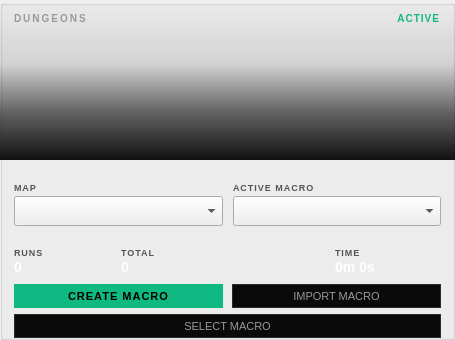
     <widget class="QGroupBox" name="dungeonModeGroup">
      <property name="geometry">
       <rect>
        <x>988</x>
        <y>430</y>
        <width>455</width>
        <height>340</height>
       </rect>
      </property>
      <property name="title">
       <string/>
      </property>
      <widget class="QFrame" name="dungeonImageFrame">
       <property name="geometry">
        <rect>
         <x>0</x>
         <y>0</y>
         <width>455</width>
         <height>160</height>
        </rect>
       </property>
       <property name="styleSheet">
        <string>border: none; background-repeat: no-repeat; background-position: center;</string>
       </property>
      </widget>
      <widget class="QFrame" name="dungeonImageOverlay">
       <property name="geometry">
        <rect>
         <x>0</x>
         <y>0</y>
         <width>455</width>
         <height>160</height>
        </rect>
       </property>
       <property name="styleSheet">
        <string>background: qlineargradient(x1:0, y1:0, x2:0, y2:1, stop:0 rgba(17,17,17,0), stop:0.4 rgba(17,17,17,30), stop:0.7 rgba(17,17,17,160), stop:1 rgba(17,17,17,255)); border: none;</string>
       </property>
      </widget>
      <widget class="QLabel" name="dungeonModeLabel">
       <property name="geometry">
        <rect>
         <x>14</x>
         <y>10</y>
         <width>100</width>
         <height>16</height>
        </rect>
       </property>
       <property name="styleSheet">
        <string>color: #999; font-size: 10px; font-weight: 700; letter-spacing: 2px; background: transparent;</string>
       </property>
       <property name="text">
        <string>DUNGEONS</string>
       </property>
      </widget>
      <widget class="QLabel" name="dungeonActiveLabel">
       <property name="geometry">
        <rect>
         <x>360</x>
         <y>10</y>
         <width>80</width>
         <height>16</height>
        </rect>
       </property>
       <property name="styleSheet">
        <string>color: #10b981; font-size: 10px; font-weight: 700; letter-spacing: 1px; background: transparent;</string>
       </property>
       <property name="text">
        <string>ACTIVE</string>
       </property>
       <property name="alignment">
        <set>Qt::AlignRight|Qt::AlignVCenter</set>
       </property>
      </widget>
      <widget class="QLabel" name="dungeonMapLabel">
       <property name="geometry">
        <rect>
         <x>14</x>
         <y>180</y>
         <width>60</width>
         <height>14</height>
        </rect>
       </property>
       <property name="styleSheet">
        <string>color: #555; font-size: 9px; font-weight: 600; letter-spacing: 1px; background: transparent;</string>
       </property>
       <property name="text">
        <string>MAP</string>
       </property>
      </widget>
      <widget class="QLabel" name="dungeonMacroLabel">
       <property name="geometry">
        <rect>
         <x>233</x>
         <y>180</y>
         <width>120</width>
         <height>14</height>
        </rect>
       </property>
       <property name="styleSheet">
        <string>color: #555; font-size: 9px; font-weight: 600; letter-spacing: 1px; background: transparent;</string>
       </property>
       <property name="text">
        <string>ACTIVE MACRO</string>
       </property>
      </widget>
      <widget class="QComboBox" name="dungeonMapCombo">
       <property name="geometry">
        <rect>
         <x>14</x>
         <y>196</y>
         <width>209</width>
         <height>30</height>
        </rect>
       </property>
      </widget>
      <widget class="QComboBox" name="dungeonMacroCombo">
       <property name="geometry">
        <rect>
         <x>233</x>
         <y>196</y>
         <width>208</width>
         <height>30</height>
        </rect>
       </property>
      </widget>
      <widget class="QLabel" name="dungeonRunsLabel">
       <property name="geometry">
        <rect>
         <x>14</x>
         <y>240</y>
         <width>107</width>
         <height>40</height>
        </rect>
       </property>
       <property name="styleSheet">
        <string>background: transparent;</string>
       </property>
       <property name="text">
        <string>&lt;span style="color:#555;font-size:9px;font-weight:600;letter-spacing:1px;">RUNS&lt;/span>&lt;br>&lt;span style="color:#fff;font-size:14px;font-weight:600;font-family:'Menlo','SF Mono',monospace;">0&lt;/span></string>
       </property>
       <property name="textFormat">
        <enum>Qt::RichText</enum>
       </property>
      </widget>
      <widget class="QLabel" name="dungeonTotalLabel">
       <property name="geometry">
        <rect>
         <x>121</x>
         <y>240</y>
         <width>107</width>
         <height>40</height>
        </rect>
       </property>
       <property name="styleSheet">
        <string>background: transparent;</string>
       </property>
       <property name="text">
        <string>&lt;span style="color:#555;font-size:9px;font-weight:600;letter-spacing:1px;">TOTAL&lt;/span>&lt;br>&lt;span style="color:#fff;font-size:14px;font-weight:600;font-family:'Menlo','SF Mono',monospace;">0&lt;/span></string>
       </property>
       <property name="textFormat">
        <enum>Qt::RichText</enum>
       </property>
      </widget>
      <widget class="QLabel" name="dungeonTimeLabel">
       <property name="geometry">
        <rect>
         <x>335</x>
         <y>240</y>
         <width>107</width>
         <height>40</height>
        </rect>
       </property>
       <property name="styleSheet">
        <string>background: transparent;</string>
       </property>
       <property name="text">
        <string>&lt;span style="color:#555;font-size:9px;font-weight:600;letter-spacing:1px;">TIME&lt;/span>&lt;br>&lt;span style="color:#fff;font-size:14px;font-weight:600;font-family:'Menlo','SF Mono',monospace;">0m 0s&lt;/span></string>
       </property>
       <property name="textFormat">
        <enum>Qt::RichText</enum>
       </property>
      </widget>
      <widget class="QPushButton" name="dungeonCreateMacroButton">
       <property name="geometry">
        <rect>
         <x>14</x>
         <y>284</y>
         <width>209</width>
         <height>24</height>
        </rect>
       </property>
       <property name="styleSheet">
        <string>background: #10b981; color: #000; font-weight: 700; font-size: 11px; border: none; border-radius: 0px; letter-spacing: 1px;</string>
       </property>
       <property name="text">
        <string>CREATE MACRO</string>
       </property>
      </widget>
      <widget class="QPushButton" name="dungeonImportMacroButton">
       <property name="geometry">
        <rect>
         <x>232</x>
         <y>284</y>
         <width>209</width>
         <height>24</height>
        </rect>
       </property>
       <property name="styleSheet">
        <string>background: #0a0a0a; color: #999; font-size: 11px; border: 1px solid #2a2a2a; border-radius: 0px;</string>
       </property>
       <property name="text">
        <string>IMPORT MACRO</string>
       </property>
      </widget>
      <widget class="QPushButton" name="dungeonSelectMacroButton">
       <property name="geometry">
        <rect>
         <x>14</x>
         <y>314</y>
         <width>427</width>
         <height>24</height>
        </rect>
       </property>
       <property name="styleSheet">
        <string>background: #0a0a0a; color: #999; font-size: 11px; border: 1px solid #2a2a2a; border-radius: 0px;</string>
       </property>
       <property name="text">
        <string>SELECT MACRO</string>
       </property>
      </widget>
     </widget>
